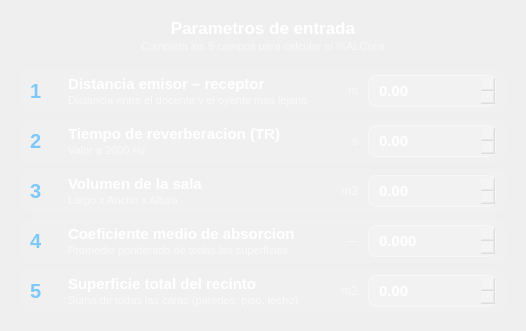
          <widget class="QFrame" name="frame_form">
           <property name="enabled">
            <bool>true</bool>
           </property>
           <property name="maximumSize">
            <size>
             <width>16777215</width>
             <height>600</height>
            </size>
           </property>
           <property name="styleSheet">
            <string notr="true">
QFrame#frame_form {
    background-color: rgba(255, 255, 255, 0.1); /* Transparente con leve fondo */
    border: 1px solid white;
    border-radius: 15px;
}
QDoubleSpinBox { background: rgba(255,255,255,0.14); border: 1px solid rgba(255,255,255,0.40); border-radius: 8px; padding: 5px 8px; color: white; font-size: 11pt; font-weight: bold; min-width: 100px; max-width: 110px; } 

QDoubleSpinBox:focus { border: 1px solid #7ec8f7; background: rgba(126,200,247,0.18); } 
</string>
           </property>
           <property name="frameShape">
            <enum>QFrame::NoFrame</enum>
           </property>
           <layout class="QVBoxLayout" name="verticalLayout_3">
            <property name="spacing">
             <number>6</number>
            </property>
            <property name="leftMargin">
             <number>20</number>
            </property>
            <property name="topMargin">
             <number>18</number>
            </property>
            <property name="rightMargin">
             <number>20</number>
            </property>
            <property name="bottomMargin">
             <number>18</number>
            </property>
            <item>
             <widget class="QFrame" name="frameEncabezado">
              <property name="frameShape">
               <enum>QFrame::NoFrame</enum>
              </property>
              <layout class="QVBoxLayout" name="vloEnc">
               <property name="spacing">
                <number>2</number>
               </property>
               <property name="leftMargin">
                <number>0</number>
               </property>
               <property name="topMargin">
                <number>0</number>
               </property>
               <property name="rightMargin">
                <number>0</number>
               </property>
               <property name="bottomMargin">
                <number>8</number>
               </property>
               <item>
                <widget class="QLabel" name="labelFormTitulo">
                 <property name="text">
                  <string>&lt;html&gt;&lt;head/&gt;&lt;body&gt;&lt;p align=&quot;center&quot;&gt;&lt;span style=&quot; font-size:13pt; font-weight:700; color:#ffffff;&quot;&gt;Parametros de entrada&lt;/span&gt;&lt;/p&gt;&lt;/body&gt;&lt;/html&gt;</string>
                 </property>
                </widget>
               </item>
               <item>
                <widget class="QLabel" name="labelFormDesc">
                 <property name="text">
                  <string>&lt;html&gt;&lt;head/&gt;&lt;body&gt;&lt;p align=&quot;center&quot;&gt;&lt;span style=&quot; font-size:8pt; color:rgba(255,255,255,0.54902);&quot;&gt;Completa los 5 campos para calcular el %ALCons&lt;/span&gt;&lt;/p&gt;&lt;/body&gt;&lt;/html&gt;</string>
                 </property>
                </widget>
               </item>
               <item>
                <widget class="QFrame" name="lineaEncSep">
                 <property name="styleSheet">
                  <string notr="true">QFrame { background-color: rgba(126,200,247,0.45); max-height: 1px; border: none; }</string>
                 </property>
                 <property name="frameShape">
                  <enum>QFrame::NoFrame</enum>
                 </property>
                </widget>
               </item>
              </layout>
             </widget>
            </item>
            <item>
             <widget class="QFrame" name="frameFilaX_2">
              <property name="styleSheet">
               <string notr="true">QFrame#frameFilaX_2 {
    background-color: rgba(255,255,255,0.06);
    border: none;
    border-radius: 10px;
}
QFrame#frameFilaX_2:hover {
    background-color: rgba(255,255,255,0.11);
}
QLabel#labelNumero_2 {
    color: #7ec8f7;
    font-size: 15pt;
    font-weight: bold;
    background: transparent;
    border: none;
    min-width: 28px;
    max-width: 28px;
}
QLabel#labelCampoNombre_2 {
    color: white;
    font-size: 11pt;
    font-weight: bold;
    background: transparent;
    border: none;
}
QLabel#labelCampoDesc_2 {
    color: rgba(255,255,255,0.60);
    font-size: 8pt;
    background: transparent;
    border: none;
}
QLabel#labelUnidad_2 {
    color: rgba(255,255,255,0.55);
    font-size: 9pt;
    background: transparent;
    border: none;
    min-width: 30px;
    max-width: 30px;
}</string>
              </property>
              <property name="frameShape">
               <enum>QFrame::NoFrame</enum>
              </property>
              <layout class="QHBoxLayout" name="horizontalLayout_3">
               <property name="spacing">
                <number>10</number>
               </property>
               <property name="leftMargin">
                <number>10</number>
               </property>
               <property name="topMargin">
                <number>6</number>
               </property>
               <property name="rightMargin">
                <number>10</number>
               </property>
               <property name="bottomMargin">
                <number>6</number>
               </property>
               <item>
                <widget class="QLabel" name="labelNumero_2">
                 <property name="minimumSize">
                  <size>
                   <width>28</width>
                   <height>0</height>
                  </size>
                 </property>
                 <property name="maximumSize">
                  <size>
                   <width>28</width>
                   <height>16777215</height>
                  </size>
                 </property>
                 <property name="text">
                  <string>1</string>
                 </property>
                </widget>
               </item>
               <item>
                <widget class="QFrame" name="frameTxtD">
                 <property name="frameShape">
                  <enum>QFrame::NoFrame</enum>
                 </property>
                 <layout class="QVBoxLayout" name="vloTxtD">
                  <property name="spacing">
                   <number>1</number>
                  </property>
                  <property name="leftMargin">
                   <number>0</number>
                  </property>
                  <property name="topMargin">
                   <number>0</number>
                  </property>
                  <property name="rightMargin">
                   <number>0</number>
                  </property>
                  <property name="bottomMargin">
                   <number>0</number>
                  </property>
                  <item>
                   <widget class="QLabel" name="labelCampoNombre_2">
                    <property name="text">
                     <string>Distancia emisor – receptor</string>
                    </property>
                   </widget>
                  </item>
                  <item>
                   <widget class="QLabel" name="labelCampoDesc_2">
                    <property name="text">
                     <string>Distancia entre el docente y el oyente mas lejano</string>
                    </property>
                   </widget>
                  </item>
                 </layout>
                </widget>
               </item>
               <item>
                <spacer name="sp1">
                 <property name="orientation">
                  <enum>Qt::Vertical</enum>
                 </property>
                 <property name="sizeHint" stdset="0">
                  <size>
                   <width>10</width>
                   <height>20</height>
                  </size>
                 </property>
                </spacer>
               </item>
               <item>
                <widget class="QLabel" name="labelUnidad_2">
                 <property name="text">
                  <string>&lt;html&gt;&lt;head/&gt;&lt;body&gt;&lt;p align=&quot;right&quot;&gt;m&lt;/p&gt;&lt;/body&gt;&lt;/html&gt;</string>
                 </property>
                </widget>
               </item>
               <item>
                <widget class="QDoubleSpinBox" name="distanciaRyE">
                 <property name="minimumSize">
                  <size>
                   <width>118</width>
                   <height>0</height>
                  </size>
                 </property>
                 <property name="maximumSize">
                  <size>
                   <width>128</width>
                   <height>16777215</height>
                  </size>
                 </property>
                 <property name="toolTip">
                  <string>Distancia tipica en aulas: 1.5 – 8 m</string>
                 </property>
                 <property name="decimals">
                  <number>2</number>
                 </property>
                 <property name="minimum">
                  <double>0.000000000000000</double>
                 </property>
                 <property name="maximum">
                  <double>30.000000000000000</double>
                 </property>
                 <property name="singleStep">
                  <double>0.500000000000000</double>
                 </property>
                </widget>
               </item>
              </layout>
             </widget>
            </item>
            <item>
             <widget class="QFrame" name="frameFilaX_3">
              <property name="styleSheet">
               <string notr="true">QFrame#frameFilaX_3 {
    background-color: rgba(255,255,255,0.06);
    border: none;
    border-radius: 10px;
}
QFrame#frameFilaX_3:hover {
    background-color: rgba(255,255,255,0.11);
}
QLabel#labelNumero_3 {
    color: #7ec8f7;
    font-size: 15pt;
    font-weight: bold;
    background: transparent;
    border: none;
    min-width: 28px;
    max-width: 28px;
}
QLabel#labelCampoNombre_3 {
    color: white;
    font-size: 11pt;
    font-weight: bold;
    background: transparent;
    border: none;
}
QLabel#labelCampoDesc_3 {
    color: rgba(255,255,255,0.60);
    font-size: 8pt;
    background: transparent;
    border: none;
}
QLabel#labelUnidad_3 {
    color: rgba(255,255,255,0.55);
    font-size: 9pt;
    background: transparent;
    border: none;
    min-width: 30px;
    max-width: 30px;
}</string>
              </property>
              <property name="frameShape">
               <enum>QFrame::NoFrame</enum>
              </property>
              <layout class="QHBoxLayout" name="horizontalLayout_4">
               <property name="spacing">
                <number>10</number>
               </property>
               <property name="leftMargin">
                <number>10</number>
               </property>
               <property name="topMargin">
                <number>6</number>
               </property>
               <property name="rightMargin">
                <number>10</number>
               </property>
               <property name="bottomMargin">
                <number>6</number>
               </property>
               <item>
                <widget class="QLabel" name="labelNumero_3">
                 <property name="minimumSize">
                  <size>
                   <width>28</width>
                   <height>0</height>
                  </size>
                 </property>
                 <property name="maximumSize">
                  <size>
                   <width>28</width>
                   <height>16777215</height>
                  </size>
                 </property>
                 <property name="text">
                  <string>2</string>
                 </property>
                </widget>
               </item>
               <item>
                <widget class="QFrame" name="frameTxtTR">
                 <property name="frameShape">
                  <enum>QFrame::NoFrame</enum>
                 </property>
                 <layout class="QVBoxLayout" name="vloTxtTR">
                  <property name="spacing">
                   <number>1</number>
                  </property>
                  <property name="leftMargin">
                   <number>0</number>
                  </property>
                  <property name="topMargin">
                   <number>0</number>
                  </property>
                  <property name="rightMargin">
                   <number>0</number>
                  </property>
                  <property name="bottomMargin">
                   <number>0</number>
                  </property>
                  <item>
                   <widget class="QLabel" name="labelCampoNombre_3">
                    <property name="text">
                     <string>Tiempo de reverberacion (TR)</string>
                    </property>
                   </widget>
                  </item>
                  <item>
                   <widget class="QLabel" name="labelCampoDesc_3">
                    <property name="text">
                     <string>&lt;html&gt;&lt;head/&gt;&lt;body&gt;&lt;p&gt;Valor a 2000 Hz&lt;/p&gt;&lt;/body&gt;&lt;/html&gt;</string>
                    </property>
                   </widget>
                  </item>
                 </layout>
                </widget>
               </item>
               <item>
                <spacer name="sp2">
                 <property name="orientation">
                  <enum>Qt::Vertical</enum>
                 </property>
                 <property name="sizeHint" stdset="0">
                  <size>
                   <width>10</width>
                   <height>20</height>
                  </size>
                 </property>
                </spacer>
               </item>
               <item>
                <widget class="QLabel" name="labelUnidad_3">
                 <property name="text">
                  <string>&lt;html&gt;&lt;head/&gt;&lt;body&gt;&lt;p align=&quot;right&quot;&gt;s&lt;/p&gt;&lt;/body&gt;&lt;/html&gt;</string>
                 </property>
                </widget>
               </item>
               <item>
                <widget class="QDoubleSpinBox" name="recintoTR">
                 <property name="minimumSize">
                  <size>
                   <width>118</width>
                   <height>0</height>
                  </size>
                 </property>
                 <property name="maximumSize">
                  <size>
                   <width>128</width>
                   <height>16777215</height>
                  </size>
                 </property>
                 <property name="toolTip">
                  <string>TR a 2000 Hz. Optimo en aulas: 0.4 – 0.8 s</string>
                 </property>
                 <property name="decimals">
                  <number>2</number>
                 </property>
                 <property name="minimum">
                  <double>0.000000000000000</double>
                 </property>
                 <property name="maximum">
                  <double>10.000000000000000</double>
                 </property>
                 <property name="singleStep">
                  <double>0.100000000000000</double>
                 </property>
                </widget>
               </item>
              </layout>
             </widget>
            </item>
            <item>
             <widget class="QFrame" name="frameFilaX">
              <property name="styleSheet">
               <string notr="true">QFrame#frameFilaX {
    background-color: rgba(255,255,255,0.06);
    border: none;
    border-radius: 10px;
}
QFrame#frameFilaX_2:hover {
    background-color: rgba(255,255,255,0.11);
}
QLabel#labelNumero {
    color: #7ec8f7;
    font-size: 15pt;
    font-weight: bold;
    background: transparent;
    border: none;
    min-width: 28px;
    max-width: 28px;
}
QLabel#labelCampoNombre {
    color: white;
    font-size: 11pt;
    font-weight: bold;
    background: transparent;
    border: none;
}
QLabel#labelCampoDesc {
    color: rgba(255,255,255,0.60);
    font-size: 8pt;
    background: transparent;
    border: none;
}
QLabel#labelUnidad {
    color: rgba(255,255,255,0.55);
    font-size: 9pt;
    background: transparent;
    border: none;
    min-width: 30px;
    max-width: 30px;
}</string>
              </property>
              <property name="frameShape">
               <enum>QFrame::NoFrame</enum>
              </property>
              <layout class="QHBoxLayout" name="horizontalLayout_5">
               <property name="spacing">
                <number>10</number>
               </property>
               <property name="leftMargin">
                <number>10</number>
               </property>
               <property name="topMargin">
                <number>6</number>
               </property>
               <property name="rightMargin">
                <number>10</number>
               </property>
               <property name="bottomMargin">
                <number>6</number>
               </property>
               <item>
                <widget class="QLabel" name="labelNumero">
                 <property name="minimumSize">
                  <size>
                   <width>28</width>
                   <height>0</height>
                  </size>
                 </property>
                 <property name="maximumSize">
                  <size>
                   <width>28</width>
                   <height>16777215</height>
                  </size>
                 </property>
                 <property name="text">
                  <string>3</string>
                 </property>
                </widget>
               </item>
               <item>
                <widget class="QFrame" name="frameTxtV">
                 <property name="frameShape">
                  <enum>QFrame::NoFrame</enum>
                 </property>
                 <layout class="QVBoxLayout" name="vloTxtV">
                  <property name="spacing">
                   <number>1</number>
                  </property>
                  <property name="leftMargin">
                   <number>0</number>
                  </property>
                  <property name="topMargin">
                   <number>0</number>
                  </property>
                  <property name="rightMargin">
                   <number>0</number>
                  </property>
                  <property name="bottomMargin">
                   <number>0</number>
                  </property>
                  <item>
                   <widget class="QLabel" name="labelCampoNombre">
                    <property name="text">
                     <string>Volumen de la sala</string>
                    </property>
                   </widget>
                  </item>
                  <item>
                   <widget class="QLabel" name="labelCampoDesc">
                    <property name="text">
                     <string>&lt;html&gt;&lt;head/&gt;&lt;body&gt;&lt;p&gt;Largo x Ancho x Altura&lt;/p&gt;&lt;/body&gt;&lt;/html&gt;</string>
                    </property>
                   </widget>
                  </item>
                 </layout>
                </widget>
               </item>
               <item>
                <spacer name="sp3">
                 <property name="orientation">
                  <enum>Qt::Vertical</enum>
                 </property>
                 <property name="sizeHint" stdset="0">
                  <size>
                   <width>10</width>
                   <height>20</height>
                  </size>
                 </property>
                </spacer>
               </item>
               <item>
                <widget class="QLabel" name="labelUnidad">
                 <property name="text">
                  <string>&lt;html&gt;&lt;head/&gt;&lt;body&gt;&lt;p align=&quot;right&quot;&gt;m3&lt;/p&gt;&lt;/body&gt;&lt;/html&gt;</string>
                 </property>
                </widget>
               </item>
               <item>
                <widget class="QDoubleSpinBox" name="volumenSala">
                 <property name="minimumSize">
                  <size>
                   <width>118</width>
                   <height>0</height>
                  </size>
                 </property>
                 <property name="maximumSize">
                  <size>
                   <width>128</width>
                   <height>16777215</height>
                  </size>
                 </property>
                 <property name="toolTip">
                  <string>Volumen total del recinto en metros cubicos</string>
                 </property>
                 <property name="decimals">
                  <number>2</number>
                 </property>
                 <property name="minimum">
                  <double>0.000000000000000</double>
                 </property>
                 <property name="maximum">
                  <double>2000.000000000000000</double>
                 </property>
                 <property name="singleStep">
                  <double>10.000000000000000</double>
                 </property>
                </widget>
               </item>
              </layout>
             </widget>
            </item>
            <item>
             <widget class="QFrame" name="frameFilaX_4">
              <property name="styleSheet">
               <string notr="true">QFrame#frameFilaX_4 {
    background-color: rgba(255,255,255,0.06);
    border: none;
    border-radius: 10px;
}
QFrame#frameFilaX_4:hover {
    background-color: rgba(255,255,255,0.11);
}
QLabel#labelNumero_4 {
    color: #7ec8f7;
    font-size: 15pt;
    font-weight: bold;
    background: transparent;
    border: none;
    min-width: 28px;
    max-width: 28px;
}
QLabel#labelCampoNombre_4 {
    color: white;
    font-size: 11pt;
    font-weight: bold;
    background: transparent;
    border: none;
}
QLabel#labelCampoDesc_4 {
    color: rgba(255,255,255,0.60);
    font-size: 8pt;
    background: transparent;
    border: none;
}
QLabel#labelUnidad_4 {
    color: rgba(255,255,255,0.55);
    font-size: 9pt;
    background: transparent;
    border: none;
    min-width: 30px;
    max-width: 30px;
}</string>
              </property>
              <property name="frameShape">
               <enum>QFrame::NoFrame</enum>
              </property>
              <layout class="QHBoxLayout" name="horizontalLayout_6">
               <property name="spacing">
                <number>10</number>
               </property>
               <property name="leftMargin">
                <number>10</number>
               </property>
               <property name="topMargin">
                <number>6</number>
               </property>
               <property name="rightMargin">
                <number>10</number>
               </property>
               <property name="bottomMargin">
                <number>6</number>
               </property>
               <item>
                <widget class="QLabel" name="labelNumero_4">
                 <property name="minimumSize">
                  <size>
                   <width>28</width>
                   <height>0</height>
                  </size>
                 </property>
                 <property name="maximumSize">
                  <size>
                   <width>28</width>
                   <height>16777215</height>
                  </size>
                 </property>
                 <property name="text">
                  <string>4</string>
                 </property>
                </widget>
               </item>
               <item>
                <widget class="QFrame" name="frameTxtC">
                 <property name="frameShape">
                  <enum>QFrame::NoFrame</enum>
                 </property>
                 <layout class="QVBoxLayout" name="vloTxtC">
                  <property name="spacing">
                   <number>1</number>
                  </property>
                  <property name="leftMargin">
                   <number>0</number>
                  </property>
                  <property name="topMargin">
                   <number>0</number>
                  </property>
                  <property name="rightMargin">
                   <number>0</number>
                  </property>
                  <property name="bottomMargin">
                   <number>0</number>
                  </property>
                  <item>
                   <widget class="QLabel" name="labelCampoNombre_4">
                    <property name="text">
                     <string>Coeficiente medio de absorcion</string>
                    </property>
                   </widget>
                  </item>
                  <item>
                   <widget class="QLabel" name="labelCampoDesc_4">
                    <property name="text">
                     <string>&lt;html&gt;&lt;head/&gt;&lt;body&gt;&lt;p&gt;Promedio ponderado de todas las superficies&lt;/p&gt;&lt;/body&gt;&lt;/html&gt;</string>
                    </property>
                   </widget>
                  </item>
                 </layout>
                </widget>
               </item>
               <item>
                <spacer name="sp4">
                 <property name="orientation">
                  <enum>Qt::Vertical</enum>
                 </property>
                 <property name="sizeHint" stdset="0">
                  <size>
                   <width>10</width>
                   <height>20</height>
                  </size>
                 </property>
                </spacer>
               </item>
               <item>
                <widget class="QLabel" name="labelUnidad_4">
                 <property name="text">
                  <string>&lt;html&gt;&lt;head/&gt;&lt;body&gt;&lt;p align=&quot;right&quot;&gt;  —&lt;/p&gt;&lt;/body&gt;&lt;/html&gt;</string>
                 </property>
                </widget>
               </item>
               <item>
                <widget class="QDoubleSpinBox" name="coeficienteMedio">
                 <property name="minimumSize">
                  <size>
                   <width>118</width>
                   <height>0</height>
                  </size>
                 </property>
                 <property name="maximumSize">
                  <size>
                   <width>128</width>
                   <height>16777215</height>
                  </size>
                 </property>
                 <property name="toolTip">
                  <string>Coeficiente promedio de absorcion entre 0.01 y 1.00</string>
                 </property>
                 <property name="decimals">
                  <number>3</number>
                 </property>
                 <property name="minimum">
                  <double>0.000000000000000</double>
                 </property>
                 <property name="maximum">
                  <double>1.000000000000000</double>
                 </property>
                 <property name="singleStep">
                  <double>0.010000000000000</double>
                 </property>
                </widget>
               </item>
              </layout>
             </widget>
            </item>
            <item>
             <widget class="QFrame" name="frameFilaX_5">
              <property name="styleSheet">
               <string notr="true">QFrame#frameFilaX_5 {
    background-color: rgba(255,255,255,0.06);
    border: none;
    border-radius: 10px;
}
QFrame#frameFilaX_5:hover {
    background-color: rgba(255,255,255,0.11);
}
QLabel#labelNumero_5 {
    color: #7ec8f7;
    font-size: 15pt;
    font-weight: bold;
    background: transparent;
    border: none;
    min-width: 28px;
    max-width: 28px;
}
QLabel#labelCampoNombre_5 {
    color: white;
    font-size: 11pt;
    font-weight: bold;
    background: transparent;
    border: none;
}
QLabel#labelCampoDesc_5 {
    color: rgba(255,255,255,0.60);
    font-size: 8pt;
    background: transparent;
    border: none;
}
QLabel#labelUnidad_5 {
    color: rgba(255,255,255,0.55);
    font-size: 9pt;
    background: transparent;
    border: none;
    min-width: 30px;
    max-width: 30px;
}</string>
              </property>
              <property name="frameShape">
               <enum>QFrame::NoFrame</enum>
              </property>
              <layout class="QHBoxLayout" name="horizontalLayout_7">
               <property name="spacing">
                <number>10</number>
               </property>
               <property name="leftMargin">
                <number>10</number>
               </property>
               <property name="topMargin">
                <number>6</number>
               </property>
               <property name="rightMargin">
                <number>10</number>
               </property>
               <property name="bottomMargin">
                <number>6</number>
               </property>
               <item>
                <widget class="QLabel" name="labelNumero_5">
                 <property name="minimumSize">
                  <size>
                   <width>28</width>
                   <height>0</height>
                  </size>
                 </property>
                 <property name="maximumSize">
                  <size>
                   <width>28</width>
                   <height>16777215</height>
                  </size>
                 </property>
                 <property name="text">
                  <string>5</string>
                 </property>
                </widget>
               </item>
               <item>
                <widget class="QFrame" name="frameTxtS">
                 <property name="frameShape">
                  <enum>QFrame::NoFrame</enum>
                 </property>
                 <layout class="QVBoxLayout" name="vloTxtS">
                  <property name="spacing">
                   <number>1</number>
                  </property>
                  <property name="leftMargin">
                   <number>0</number>
                  </property>
                  <property name="topMargin">
                   <number>0</number>
                  </property>
                  <property name="rightMargin">
                   <number>0</number>
                  </property>
                  <property name="bottomMargin">
                   <number>0</number>
                  </property>
                  <item>
                   <widget class="QLabel" name="labelCampoNombre_5">
                    <property name="text">
                     <string>Superficie total del recinto</string>
                    </property>
                   </widget>
                  </item>
                  <item>
                   <widget class="QLabel" name="labelCampoDesc_5">
                    <property name="text">
                     <string>&lt;html&gt;&lt;head/&gt;&lt;body&gt;&lt;p&gt;Suma de todas las caras (paredes, piso, techo)&lt;/p&gt;&lt;/body&gt;&lt;/html&gt;</string>
                    </property>
                   </widget>
                  </item>
                 </layout>
                </widget>
               </item>
               <item>
                <spacer name="sp5">
                 <property name="orientation">
                  <enum>Qt::Vertical</enum>
                 </property>
                 <property name="sizeHint" stdset="0">
                  <size>
                   <width>10</width>
                   <height>20</height>
                  </size>
                 </property>
                </spacer>
               </item>
               <item>
                <widget class="QLabel" name="labelUnidad_5">
                 <property name="text">
                  <string>&lt;html&gt;&lt;head/&gt;&lt;body&gt;&lt;p align=&quot;right&quot;&gt;m2&lt;/p&gt;&lt;/body&gt;&lt;/html&gt;</string>
                 </property>
                </widget>
               </item>
               <item>
                <widget class="QDoubleSpinBox" name="superficieTotal">
                 <property name="minimumSize">
                  <size>
                   <width>118</width>
                   <height>0</height>
                  </size>
                 </property>
                 <property name="maximumSize">
                  <size>
                   <width>128</width>
                   <height>16777215</height>
                  </size>
                 </property>
                 <property name="toolTip">
                  <string>Superficie total del recinto en metros cuadrados</string>
                 </property>
                 <property name="decimals">
                  <number>2</number>
                 </property>
                 <property name="minimum">
                  <double>0.000000000000000</double>
                 </property>
                 <property name="maximum">
                  <double>2000.000000000000000</double>
                 </property>
                 <property name="singleStep">
                  <double>10.000000000000000</double>
                 </property>
                </widget>
               </item>
              </layout>
             </widget>
            </item>
           </layout>
          </widget>
